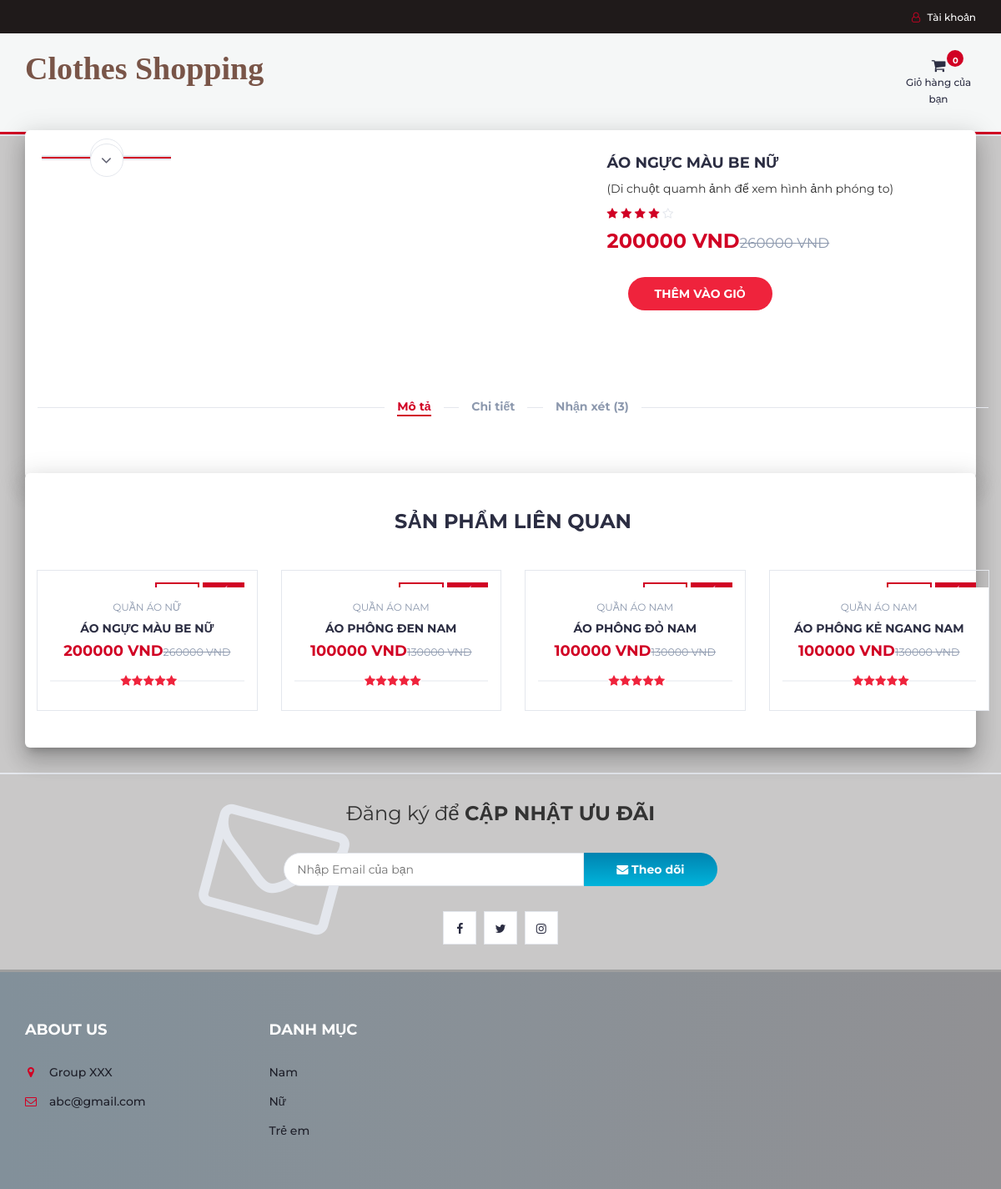
The app's page /product.php?p=5 with its own data.
### tables this page shows
CREATE TABLE `products` (
  `product_id` int(100) NOT NULL,
  `product_cat` int(100) NOT NULL,
  `product_brand` int(100) NOT NULL,
  `product_title` varchar(255) NOT NULL,
  `product_price` int(100) NOT NULL,
  `product_desc` mediumtext NOT NULL,
  `product_image` mediumtext NOT NULL,
  `product_link` text NOT NULL,
  `product_keywords` mediumtext NOT NULL
);

CREATE TABLE `categories` (
  `cat_id` int(100) NOT NULL,
  `cat_title` varchar(100) NOT NULL
);

### product.php (the view, shortened to what this page needs)
<?php
include "header.php";
?>
		<div class="section main main-raised">
			<div class="container">
				<div class="row">
					<?php
								include 'db.php';
								$product_id = $_GET['p'];
								$sql = " SELECT * FROM products WHERE product_id = $product_id";
								$result = mysqli_query($con, $sql);
								if (mysqli_num_rows($result) > 0)
								{
									while($row = mysqli_fetch_assoc($result))
									{
									echo '
                                <div class="col-md-5 col-md-push-2">
                                <div id="product-main-img">
                                    <div class="product-preview">
                                        <img src="'.$row['product_link'].'" alt="">
                                    </div>
                                    <div class="product-preview">
                                          <img src="'.$row['product_link'].'" alt="">
                                    </div>
                                    <div class="product-preview">
                                         <img src="'.$row['product_link'].'" alt="">
                                    </div>
                                    <div class="product-preview">
                                          <img src="'.$row['product_link'].'" alt="">
                                    </div>
                                </div>
                            </div>
                                <div class="col-md-2  col-md-pull-5">
                                <div id="product-imgs">
                                    <div class="product-preview">
                                         <img src="'.$row['product_link'].'" alt="">
                                    </div>
                                    <div class="product-preview">
                                          <img src="'.$row['product_link'].'" alt="">
                                    </div>
                                    <div class="product-preview">
                                         <img src="'.$row['product_link'].'" alt="">
                                    </div>
                                    <div class="product-preview">
                                          <img src="'.$row['product_link'].'" alt="">
                                    </div>
                                </div>
                            </div>
									';
									?>
									<?php
									echo '
                    <div class="col-md-5">
						<div class="product-details">
							<h2 class="product-name">'.$row['product_title'].'</h2>
							<p>(Di chuột quamh ảnh để xem hình ảnh phóng to)</p>
							<div>
								<div class="product-rating">
									<i class="fa fa-star"></i>
									<i class="fa fa-star"></i>
									<i class="fa fa-star"></i>
									<i class="fa fa-star"></i>
									<i class="fa fa-star-o"></i>
								</div>
							</div>
							<div>
								<h3 class="product-price">'.$row['product_price'].' VND<del class="product-old-price">'.($row['product_price']*1.3).' VND</del></h3>
							</div>
							<div class="add-to-cart">
								<div class="btn-group" style="margin-left: 25px; margin-top: 15px">
								<button class="add-to-cart-btn" pid="'.$row['product_id'].'"  id="product" ><i class="fa fa-shopping-cart"></i> Thêm vào giỏ</button>
                                </div>
							</div>
						</div>
					</div>
					<div class="col-md-12">
						<div id="product-tab">
							<ul class="tab-nav">
								<li class="active"><a data-toggle="tab" href="#tab1">Mô tả</a></li>
								<li><a data-toggle="tab" href="#tab2">Chi tiết</a></li>
								<li><a data-toggle="tab" href="#tab3">Nhận xét (3)</a></li>
							</ul>
						</div>
					</div>
				</div>
			</div>
		</div>
		<div class="section main main-raised">
			<div class="container">
				<div class="row">
					<div class="col-md-12">
						<div class="section-title text-center">
							<h3 class="title">Sản phẩm liên quan</h3>
						</div>
					</div>
                    ';
									}
								}
								?>
								<?php
                    include 'db.php';
								$product_id = $_GET['p'];
					$product_query = "SELECT * FROM products,categories WHERE product_cat=cat_id AND product_id BETWEEN $product_id AND $product_id+3";
                $run_query = mysqli_query($con,$product_query);
                if(mysqli_num_rows($run_query) > 0){
                    while($row = mysqli_fetch_array($run_query)){
                        $pro_id    = $row['product_id'];
                        $pro_title = $row['product_title'];
                        $pro_price = $row['product_price'];
                        $pro_link = $row['product_link'];
                        $cat_name = $row["cat_title"];
                        echo "
                                <div class='col-md-3 col-xs-6'>
								<a href='product.php?p=$pro_id'><div class='product'>
									<div class='product-img'>
										<img src='$pro_link' style='max-height: 170px;' alt=''>
										<div class='product-label'>
											<span class='sale'>-30%</span>
											<span class='new'>MỚI</span>
										</div>
									</div></a>
									<div class='product-body'>
										<p class='product-category'>$cat_name</p>
										<h3 class='product-name header-cart-item-name'><a href='product.php?p=$pro_id'>$pro_title</a></h3>
										<h4 class='product-price header-cart-item-info'>$pro_price  VND<del class='product-old-price'>".($pro_price*1.3)." VND</del></h4>
										<div class='product-rating'>
											<i class='fa fa-star'></i>
											<i class='fa fa-star'></i>
											<i class='fa fa-star'></i>
											<i class='fa fa-star'></i>
											<i class='fa fa-star'></i>
										</div>
									</div>
									<div class='add-to-cart'>
										<button pid='$pro_id' id='product' class='add-to-cart-btn block2-btn-towishlist' href='#'><i class='fa fa-shopping-cart'></i> Thêm vào giỏ</button>
									</div>
								</div>
                                </div>
			";
		}
}
?>
<?php
include "newslettter.php";
include "footer.php";
?>

### records on screen
products: product_title "ÁO NGỰC MÀU BE NỮ", product_price "200000", $row['product_price']*1.3 "260000", categories.cat_title "QUẦN ÁO NỮ", $pro_price*1.3 "260000"
products: categories.cat_title "QUẦN ÁO NAM", product_title "ÁO PHÔNG ĐEN NAM", product_price "100000", $pro_price*1.3 "130000"
products: categories.cat_title "QUẦN ÁO NAM", product_title "ÁO PHÔNG ĐỎ NAM", product_price "100000", $pro_price*1.3 "130000"
products: categories.cat_title "QUẦN ÁO NAM", product_title "ÁO PHÔNG KẺ NGANG NAM", product_price "100000", $pro_price*1.3 "130000"
